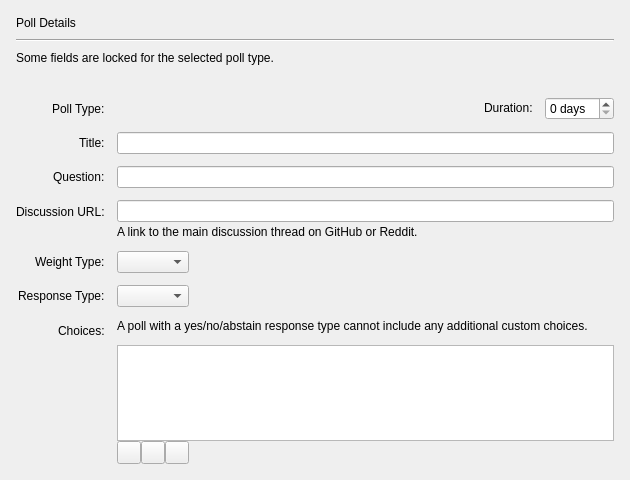
<?xml version="1.0" encoding="UTF-8"?>
<ui version="4.0">
 <class>PollWizardDetailsPage</class>
 <widget class="QWizardPage" name="PollWizardDetailsPage">
  <property name="geometry">
   <rect>
    <x>0</x>
    <y>0</y>
    <width>630</width>
    <height>480</height>
   </rect>
  </property>
  <property name="sizePolicy">
   <sizepolicy hsizetype="Expanding" vsizetype="Expanding">
    <horstretch>0</horstretch>
    <verstretch>0</verstretch>
   </sizepolicy>
  </property>
  <layout class="QVBoxLayout" name="pageLayout" stretch="0,0,0,0,1">
   <property name="spacing">
    <number>9</number>
   </property>
   <property name="leftMargin">
    <number>16</number>
   </property>
   <property name="topMargin">
    <number>16</number>
   </property>
   <property name="rightMargin">
    <number>16</number>
   </property>
   <property name="bottomMargin">
    <number>16</number>
   </property>
   <item>
    <widget class="QLabel" name="pageTitleLabel">
     <property name="text">
      <string>Poll Details</string>
     </property>
    </widget>
   </item>
   <item>
    <widget class="Line" name="headerLine">
     <property name="orientation">
      <enum>Qt::Horizontal</enum>
     </property>
    </widget>
   </item>
   <item>
    <widget class="QLabel" name="pollTypeAlert">
     <property name="text">
      <string>Some fields are locked for the selected poll type.</string>
     </property>
    </widget>
   </item>
   <item>
    <widget class="QLabel" name="errorLabel">
     <property name="wordWrap">
      <bool>true</bool>
     </property>
    </widget>
   </item>
   <item>
    <layout class="QFormLayout" name="formLayout">
     <property name="fieldGrowthPolicy">
      <enum>QFormLayout::ExpandingFieldsGrow</enum>
     </property>
     <property name="labelAlignment">
      <set>Qt::AlignRight|Qt::AlignTop|Qt::AlignTrailing</set>
     </property>
     <property name="horizontalSpacing">
      <number>12</number>
     </property>
     <property name="verticalSpacing">
      <number>12</number>
     </property>
     <item row="0" column="0">
      <widget class="QLabel" name="pollTypeTextLabel">
       <property name="text">
        <string>Poll Type:</string>
       </property>
      </widget>
     </item>
     <item row="0" column="1">
      <layout class="QHBoxLayout" name="pollTypeLayout">
       <item alignment="Qt::AlignVCenter">
        <widget class="QLabel" name="pollTypeLabel"/>
       </item>
       <item>
        <spacer name="pollTypeSpacer">
         <property name="orientation">
          <enum>Qt::Horizontal</enum>
         </property>
         <property name="sizeHint" stdset="0">
          <size>
           <width>40</width>
           <height>20</height>
          </size>
         </property>
        </spacer>
       </item>
       <item alignment="Qt::AlignVCenter">
        <widget class="QLabel" name="durationLabel">
         <property name="text">
          <string>Duration:</string>
         </property>
         <property name="buddy">
          <cstring>durationField</cstring>
         </property>
        </widget>
       </item>
       <item alignment="Qt::AlignVCenter">
        <widget class="QSpinBox" name="durationField">
         <property name="suffix">
          <string> days</string>
         </property>
        </widget>
       </item>
      </layout>
     </item>
     <item row="1" column="0">
      <widget class="QLabel" name="titleLabel">
       <property name="text">
        <string>Title:</string>
       </property>
       <property name="buddy">
        <cstring>titleField</cstring>
       </property>
      </widget>
     </item>
     <item row="1" column="1">
      <widget class="QLineEdit" name="titleField"/>
     </item>
     <item row="2" column="0">
      <widget class="QLabel" name="questionLabel">
       <property name="text">
        <string>Question:</string>
       </property>
       <property name="buddy">
        <cstring>questionField</cstring>
       </property>
      </widget>
     </item>
     <item row="2" column="1">
      <widget class="QLineEdit" name="questionField"/>
     </item>
     <item row="3" column="0">
      <widget class="QLabel" name="urlLabel">
       <property name="text">
        <string>Discussion URL:</string>
       </property>
       <property name="buddy">
        <cstring>urlField</cstring>
       </property>
      </widget>
     </item>
     <item row="3" column="1">
      <layout class="QVBoxLayout" name="urlLayout">
       <property name="spacing">
        <number>3</number>
       </property>
       <item>
        <widget class="QLineEdit" name="urlField"/>
       </item>
       <item>
        <widget class="QLabel" name="urlDescriptionLabel">
         <property name="text">
          <string>A link to the main discussion thread on GitHub or Reddit.</string>
         </property>
         <property name="wordWrap">
          <bool>true</bool>
         </property>
        </widget>
       </item>
      </layout>
     </item>
     <item row="4" column="0">
      <widget class="QLabel" name="weightTypeLabel">
       <property name="text">
        <string>Weight Type:</string>
       </property>
       <property name="buddy">
        <cstring>weightTypeList</cstring>
       </property>
      </widget>
     </item>
     <item row="4" column="1">
      <widget class="QComboBox" name="weightTypeList"/>
     </item>
     <item row="5" column="0">
      <widget class="QLabel" name="responseTypeLabel">
       <property name="text">
        <string>Response Type:</string>
       </property>
       <property name="buddy">
        <cstring>responseTypeList</cstring>
       </property>
      </widget>
     </item>
     <item row="5" column="1">
      <widget class="QComboBox" name="responseTypeList"/>
     </item>
     <item row="6" column="0">
      <widget class="QLabel" name="choicesLabel">
       <property name="text">
        <string>Choices:</string>
       </property>
      </widget>
     </item>
     <item row="6" column="1">
      <layout class="QVBoxLayout" name="choicesLayout">
       <property name="rightMargin">
        <number>0</number>
       </property>
       <property name="bottomMargin">
        <number>0</number>
       </property>
       <item>
        <widget class="QLabel" name="standardChoicesLabel">
         <property name="sizePolicy">
          <sizepolicy hsizetype="Expanding" vsizetype="Preferred">
           <horstretch>0</horstretch>
           <verstretch>0</verstretch>
          </sizepolicy>
         </property>
         <property name="text">
          <string>A poll with a yes/no/abstain response type cannot include any additional custom choices.</string>
         </property>
         <property name="wordWrap">
          <bool>true</bool>
         </property>
        </widget>
       </item>
       <item>
        <widget class="QFrame" name="choicesFrame">
         <property name="sizePolicy">
          <sizepolicy hsizetype="Expanding" vsizetype="Expanding">
           <horstretch>0</horstretch>
           <verstretch>0</verstretch>
          </sizepolicy>
         </property>
         <layout class="QVBoxLayout" name="choicesListLayout">
          <property name="spacing">
           <number>0</number>
          </property>
          <property name="leftMargin">
           <number>0</number>
          </property>
          <property name="topMargin">
           <number>0</number>
          </property>
          <property name="rightMargin">
           <number>0</number>
          </property>
          <property name="bottomMargin">
           <number>0</number>
          </property>
          <item>
           <widget class="QListView" name="choicesList">
            <property name="acceptDrops">
             <bool>true</bool>
            </property>
            <property name="dragEnabled">
             <bool>true</bool>
            </property>
            <property name="dragDropMode">
             <enum>QAbstractItemView::InternalMove</enum>
            </property>
           </widget>
          </item>
          <item>
           <widget class="QFrame" name="choicesButtonFrame">
            <layout class="QHBoxLayout" name="choicesButtonsLayout">
             <property name="spacing">
              <number>0</number>
             </property>
             <property name="leftMargin">
              <number>0</number>
             </property>
             <property name="topMargin">
              <number>0</number>
             </property>
             <property name="rightMargin">
              <number>0</number>
             </property>
             <property name="bottomMargin">
              <number>0</number>
             </property>
             <item>
              <widget class="QToolButton" name="addChoiceButton">
               <property name="firstChild" stdset="0">
                <bool>true</bool>
               </property>
              </widget>
             </item>
             <item>
              <widget class="QToolButton" name="removeChoiceButton"/>
             </item>
             <item>
              <widget class="QToolButton" name="editChoiceButton"/>
             </item>
             <item>
              <spacer name="choicesButtonSpacer">
               <property name="orientation">
                <enum>Qt::Horizontal</enum>
               </property>
               <property name="sizeHint" stdset="0">
                <size>
                 <width>40</width>
                 <height>20</height>
                </size>
               </property>
              </spacer>
             </item>
            </layout>
           </widget>
          </item>
         </layout>
        </widget>
       </item>
      </layout>
     </item>
    </layout>
   </item>
  </layout>
 </widget>
 <tabstops>
  <tabstop>durationField</tabstop>
  <tabstop>titleField</tabstop>
  <tabstop>questionField</tabstop>
  <tabstop>urlField</tabstop>
  <tabstop>weightTypeList</tabstop>
  <tabstop>responseTypeList</tabstop>
 </tabstops>
 <resources/>
 <connections/>
</ui>
